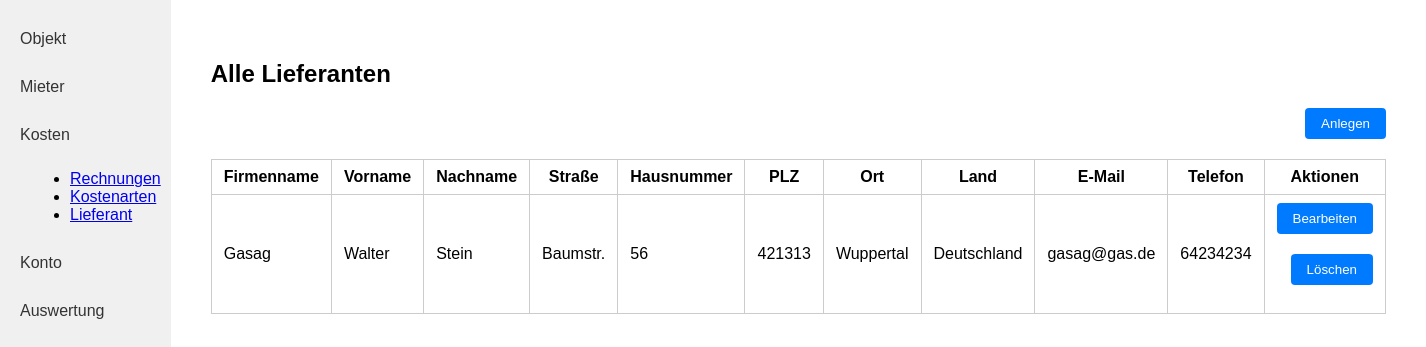
Page /lieferanten/ (signed in) on the committed database.
### kostenpruefung_mietobjekte_app/models.py (models this page shows, shortened)
class Lieferant(models.Model):
    created_by = models.ForeignKey(User, on_delete=models.CASCADE, related_name="lieferanten_created", null=True, blank=True)
    firmenname = models.CharField(max_length=255)
    vorname = models.CharField(max_length=255)
    nachname = models.CharField(max_length=255)
    strasse = models.CharField(max_length=255)
    hausnummer = models.CharField(max_length=10)
    plz = models.CharField(max_length=10) # 2 - 10 characters (numbers and letters)
    ort = models.CharField(max_length=100)
    land = models.CharField(max_length=100)
    e_mail = models.EmailField()
    telefon = models.CharField(max_length=100)

### kostenpruefung_mietobjekte_app/views.py (the view)
# urls.py: path('lieferanten/', lieferanten, name='lieferanten'),
def lieferanten(request):
    lieferanten = Lieferant.objects.filter(created_by=request.user)
    return render(request, 'kostenpruefung_mietobjekte_app/lieferant.html', {'lieferanten': lieferanten})

### kostenpruefung_mietobjekte_app/templates/kostenpruefung_mietobjekte_app/lieferant.html (shortened to what this page needs)
{% load static %}
<!DOCTYPE html>
<html lang="de">
<head>
    <link rel="stylesheet" href="{% static 'kostenpruefung_mietobjekte_app/style.css' %}">
</head>
<body>
<div class="flex-container">
    <nav class="sidebar">
        <a class="sidebar-link" href="{% url 'objekt_index' %}">Objekt</a>
        <a class="sidebar-link" href="{% url 'mieter_laufend' %}">Mieter</a>
        <a class="sidebar-link" href="#">Kosten</a>
        <ul style="list-style-type: disc; margin-left: 30px; margin-bottom: 20px;">
            <li><a href="{% url 'rechnungen' %}">Rechnungen</a></li>
            <li><a href="{% url 'kostenarten' %}">Kostenarten</a></li>
            <li><a href="{% url 'lieferanten' %}">Lieferant</a></li>
        </ul>
        <a class="sidebar-link" href="{% url 'konto' %}">Konto</a>
        <a class="sidebar-link" href="{% url 'auswertung' %}">Auswertung</a>
    </nav>
    <div class="main-content">
        <h2>Alle Lieferanten</h2>
        <form action="{% url 'lieferant_create' %}" method="get" style="margin-bottom: 16px;">
            <button class="action-btn" type="submit">Anlegen</button>
        </form>
        <table class="object-table">
            <tr>
                <th>Firmenname</th>
                <th>Vorname</th>
                <th>Nachname</th>
                <th>Straße</th>
                <th>Hausnummer</th>
                <th>PLZ</th>
                <th>Ort</th>
                <th>Land</th>
                <th>E-Mail</th>
                <th>Telefon</th>
                <th>Aktionen</th>
            </tr>
            {% for l in lieferanten %}
            <tr>
                <td>{{ l.firmenname }}</td>
                <td>{{ l.vorname }}</td>
                <td>{{ l.nachname }}</td>
                <td>{{ l.strasse }}</td>
                <td>{{ l.hausnummer }}</td>
                <td>{{ l.plz }}</td>
                <td>{{ l.ort }}</td>
                <td>{{ l.land }}</td>
                <td>{{ l.e_mail }}</td>
                <td>{{ l.telefon }}</td>
                <td class="objekt-actions">
                    <form action="{% url 'lieferant_update' l.id %}" method="get" class="inline-form">
                        <button class="action-btn" type="submit">Bearbeiten</button>
                    </form>
                    <form action="{% url 'lieferant_delete' l.id %}" method="get" class="inline-form">
                        <button class="action-btn" type="submit">Löschen</button>
                    </form>
                </td>
            </tr>
            {% empty %}
            <tr>
                <td colspan="11">Keine Lieferanten vorhanden.</td>
            </tr>
            {% endfor %}
        </table>
    </div>
</div>
</body>
</html>

### kostenpruefung_mietobjekte_app/static/kostenpruefung_mietobjekte_app/style.css (style rules this page uses)
.inline-form { display: inline; }
body { margin: 0; font-family: Arial, sans-serif; }
.flex-container { display: flex; }
.sidebar { width: 200px; background: #f0f0f0; height: 100vh; padding: 20px 0; }
.sidebar-link { display: block; padding: 10px 20px; color: #333; text-decoration: none; margin-bottom: 10px; }
.main-content { flex: 1; padding: 40px; }
.object-table { width: 100%; border-collapse: collapse; }
.object-table th, .object-table td { border: 1px solid #ccc; padding: 8px 12px; }
.action-btn { float: right; padding: 8px 16px; background: #007bff; color: #fff; border: none; border-radius: 4px; cursor: pointer; margin-bottom: 20px; }

### rows in the picture
Lieferant: firmenname "Gasag", vorname "Walter", nachname "Stein", strasse "Baumstr.", hausnummer "56", plz "421313", ort "Wuppertal", land "Deutschland", e_mail "gasag@gas.de", telefon "64234234"
